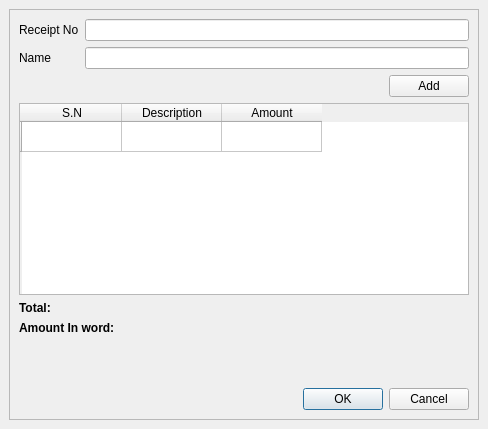
<?xml version="1.0" encoding="UTF-8"?>
<ui version="4.0">
 <class>Receiptwindow</class>
 <widget class="QMainWindow" name="Receiptwindow">
  <property name="geometry">
   <rect>
    <x>0</x>
    <y>0</y>
    <width>488</width>
    <height>429</height>
   </rect>
  </property>
  <property name="windowTitle">
   <string>Receipt</string>
  </property>
  <widget class="QWidget" name="centralwidget">
   <layout class="QGridLayout" name="gridLayout">
    <item row="0" column="0">
     <widget class="QScrollArea" name="scrollArea">
      <property name="widgetResizable">
       <bool>true</bool>
      </property>
      <widget class="QWidget" name="scrollAreaWidgetContents">
       <property name="geometry">
        <rect>
         <x>0</x>
         <y>0</y>
         <width>468</width>
         <height>409</height>
        </rect>
       </property>
       <layout class="QGridLayout" name="gridLayout_2">
        <item row="0" column="0">
         <layout class="QFormLayout" name="formLayout">
          <item row="0" column="0">
           <widget class="QLabel" name="receiptNoLabel">
            <property name="text">
             <string>Receipt No</string>
            </property>
           </widget>
          </item>
          <item row="0" column="1">
           <widget class="QLineEdit" name="receiptNoLineEdit"/>
          </item>
          <item row="1" column="0">
           <widget class="QLabel" name="nameLabel">
            <property name="text">
             <string>Name</string>
            </property>
           </widget>
          </item>
          <item row="1" column="1">
           <widget class="QLineEdit" name="nameLineEdit"/>
          </item>
         </layout>
        </item>
        <item row="3" column="0">
         <layout class="QFormLayout" name="formLayout_2">
          <item row="1" column="0" colspan="2">
           <widget class="QTableWidget" name="tableWidget">
            <row>
             <property name="text">
              <string/>
             </property>
            </row>
            <column>
             <property name="text">
              <string>S.N</string>
             </property>
            </column>
            <column>
             <property name="text">
              <string>Description</string>
             </property>
            </column>
            <column>
             <property name="text">
              <string>Amount</string>
             </property>
            </column>
           </widget>
          </item>
          <item row="2" column="0">
           <widget class="QLabel" name="totalLabel">
            <property name="text">
             <string>&lt;b&gt;Total:</string>
            </property>
           </widget>
          </item>
          <item row="2" column="1">
           <widget class="QLabel" name="label_2">
            <property name="text">
             <string/>
            </property>
           </widget>
          </item>
          <item row="3" column="0">
           <widget class="QLabel" name="label">
            <property name="text">
             <string>&lt;b&gt;Amount In word:</string>
            </property>
           </widget>
          </item>
          <item row="3" column="1">
           <widget class="QLabel" name="label_3">
            <property name="text">
             <string/>
            </property>
           </widget>
          </item>
          <item row="4" column="1">
           <spacer name="verticalSpacer">
            <property name="orientation">
             <enum>Qt::Vertical</enum>
            </property>
            <property name="sizeHint" stdset="0">
             <size>
              <width>20</width>
              <height>40</height>
             </size>
            </property>
           </spacer>
          </item>
          <item row="5" column="1">
           <widget class="QDialogButtonBox" name="buttonBox">
            <property name="standardButtons">
             <set>QDialogButtonBox::Cancel|QDialogButtonBox::Ok</set>
            </property>
           </widget>
          </item>
          <item row="0" column="1">
           <layout class="QHBoxLayout" name="horizontalLayout">
            <item>
             <spacer name="horizontalSpacer">
              <property name="orientation">
               <enum>Qt::Horizontal</enum>
              </property>
              <property name="sizeHint" stdset="0">
               <size>
                <width>40</width>
                <height>20</height>
               </size>
              </property>
             </spacer>
            </item>
            <item>
             <widget class="QPushButton" name="pushButton">
              <property name="text">
               <string>Add</string>
              </property>
             </widget>
            </item>
           </layout>
          </item>
         </layout>
        </item>
       </layout>
      </widget>
     </widget>
    </item>
   </layout>
  </widget>
 </widget>
 <resources/>
 <connections/>
</ui>
